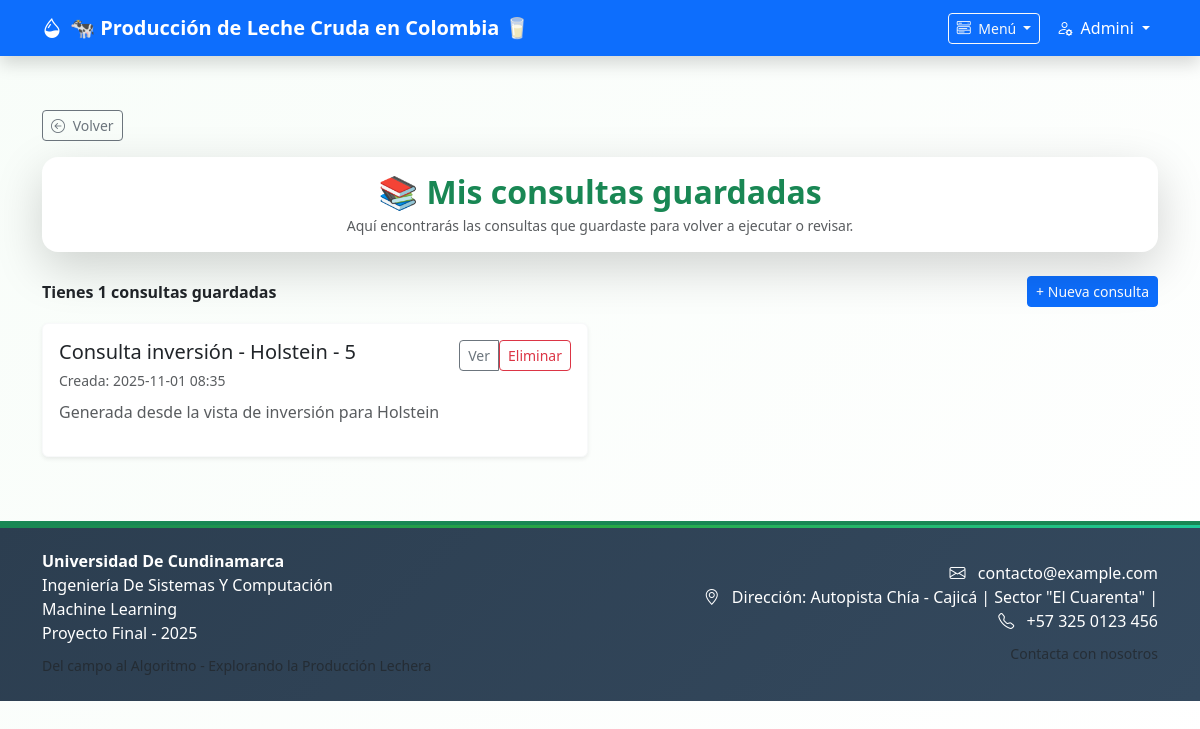
The page /mis-consultas (signed in) on the database its author committed.
### models.py (models this page shows, shortened)
class User(db.Model, UserMixin):
    __tablename__ = 'blog_user'
    """Modelo de usuario.

    Campos principales: id, name, email, password, is_admin.
    Métodos: set_password, check_password, save, y selectores estáticos.
    """
    id = db.Column(db.Integer, primary_key=True)
    name = db.Column(db.String(80), nullable=False)
    email = db.Column(db.String(256), unique=True, nullable=False)
    password = db.Column(db.String(128), nullable=False)
    is_admin = db.Column(db.Boolean, default=False)
    role = db.Column(db.String(20), default='free')
    subscription_expires = db.Column(db.DateTime, nullable=True)
    def set_password(self, password):
        """Hashea y almacena la contraseña provista.

        Nota: utiliza `werkzeug.security.generate_password_hash`.
        """
        self.password = generate_password_hash(password)
    def check_password(self, password):
        """Comprueba que `password` coincida con el hash almacenado.

        Devuelve True si coinciden, False en caso contrario.
        """
        return check_password_hash(self.password, password)
    def save(self):
        """Guarda (insert/commit) el objeto en la base de datos.

        Añade el objeto a la sesión si es nuevo y realiza commit. No
        devuelve valor; si falla lanzará excepción del ORM.
        """
        if not self.id:
            db.session.add(self)
        db.session.commit()

class Consulta(db.Model):
    __tablename__ = 'consultas'
    """Modelo para consultas de inversión guardadas por usuarios.

    `query_text` almacena el JSON de la solicitud y `summary` guarda
    metadatos/estimaciones precalculadas como JSON en texto.
    """
    id = db.Column(db.Integer, primary_key=True)
    user_id = db.Column(db.Integer, db.ForeignKey('blog_user.id'), nullable=False)
    titulo = db.Column(db.String(200), nullable=False)
    descripcion = db.Column(db.Text, nullable=True)
    query_text = db.Column(db.Text, nullable=True)
    summary = db.Column(db.Text, nullable=True)
    created_at = db.Column(db.DateTime, server_default=db.func.now())
    updated_at = db.Column(db.DateTime, server_default=db.func.now(), onupdate=db.func.now())
    user = db.relationship('User', backref=db.backref('consultas', lazy='dynamic'))

### perfil.py (the view)
@perfil_bp.route('/mis-consultas')
@login_required
def mis_consultas():
    user_role = getattr(current_user, 'role', None)
    if not (current_user.email == 'admin@example.com' or getattr(current_user, 'is_admin', False) or user_role in ('pago1', 'pago2')):
        flash('Tu plan no permite acceder a Mis Consultas. Actualiza tu suscripción.', 'danger')
        return redirect(url_for('perfil.perfil'))
    consultas_guardadas = Consulta.query.filter_by(user_id=current_user.id).order_by(Consulta.created_at.desc()).all()
    return render_template('mis_consultas.html', consultas=consultas_guardadas)

### app.py (called while the page is built, shortened)
def format_colombia(value, fmt="%Y-%m-%d %H:%M"):
    if not value:
        return ''
    try:
        tz_target = pytz.timezone('America/Bogota')
        if value.tzinfo is None or value.tzinfo.utcoffset(value) is None:
            value = pytz.UTC.localize(value)
        local = value.astimezone(tz_target)
        return local.strftime(fmt)
    except Exception:
        try:
            return value.strftime(fmt)
        except Exception:
            return str(value)

@login_manager.user_loader
def load_user(user_id):
    return User.query.get(int(user_id))

@app.before_request
def session_timeout_handler():
    try:
        if 'usuario' not in session and not current_user.is_authenticated:
            return None
    except Exception:
        return None
    last = session.get('last_activity')
    now_ts = datetime.utcnow().timestamp()
    if last:
        elapsed = now_ts - float(last)
    session['last_activity'] = now_ts
    try:
        if current_user.is_authenticated:
            expires = getattr(current_user, 'subscription_expires', None)
    except Exception:
        pass

### templates/mis_consultas.html (shortened to what this page needs)
{% extends "base.html" %}
{% block content %}
<div class="card shadow-lg border-0 mb-4 rounded-4">
  <div class="card-body text-center py-3">
    <h2 class="fw-bold text-success mb-1">📚 Mis consultas guardadas</h2>
    <p class="text-muted small mb-0">Aquí encontrarás las consultas que guardaste para volver a ejecutar o revisar.</p>
  </div>
</div>
<div class="d-flex justify-content-between align-items-center mb-3">
  <div>
    <strong>Tienes {{ consultas|length }} consultas guardadas</strong>
  </div>
  <div>
    <a href="{{ url_for('inversion.inversion') }}" class="btn btn-sm btn-primary">+ Nueva consulta</a>
  </div>
</div>
{% if consultas and consultas|length > 0 %}
  <div class="row gy-3">
    {% for c in consultas %}
      <div class="col-md-6">
        <div class="card shadow-sm h-100 border-light">
          <div class="card-body d-flex flex-column">
            <div class="d-flex justify-content-between align-items-start mb-2">
              <div>
                <h5 class="card-title mb-1">{{ c.titulo }}</h5>
                <small class="text-muted">Creada: {{ c.created_at | format_colombia('%Y-%m-%d %H:%M') if c.created_at else '' }}</small>
              </div>
              <div class="btn-group">
                <a href="{{ url_for('perfil.ver_consulta', cid=c.id) }}" class="btn btn-sm btn-outline-secondary">Ver</a>
                <form method="POST" action="{{ url_for('perfil.eliminar_consulta', cid=c.id) }}" style="display:inline;">
                  <button type="submit" class="btn btn-sm btn-outline-danger" onclick="return confirm('¿Eliminar esta consulta?');">Eliminar</button>
                </form>
              </div>
            </div>
            <p class="card-text text-muted mb-3" style="flex:1">{{ c.descripcion or 'Sin descripción' }}</p>
          </div>
        </div>
      </div>
    {% endfor %}
  </div>
{% else %}
  <div class="alert alert-info">No tienes consultas guardadas todavía. Cuando guardes una, aparecerá aquí.</div>
{% endif %}
{% endblock %}

### templates/base.html (shortened to what this page needs)
<!DOCTYPE html>
<html lang="es">
<head>
    <link href="https://cdn.jsdelivr.net/npm/bootstrap@5.3.2/dist/css/bootstrap.min.css" rel="stylesheet">
    <link rel="stylesheet" href="https://cdn.jsdelivr.net/npm/bootstrap-icons/font/bootstrap-icons.css">
    <link rel="stylesheet" href="{{ url_for('static', filename='style.css') }}">
</head>
<body style="padding-top: 70px;">
    <nav class="navbar navbar-expand-lg navbar-dark bg-primary fixed-top shadow">
        <div class="container">
            <a class="navbar-brand navbar-brand-custom" href="{{ url_for('inicio') }}" data-bs-toggle="tooltip" data-bs-title="Página de inicio">
                <i class="bi bi-droplet-half me-2"></i>🐄 <strong>Producción de Leche Cruda en Colombia</strong> 🥛
            </a>
            <div class="collapse navbar-collapse" id="navbarNav">
                <div class="navbar-nav ms-auto d-flex align-items-center">
                    <div class="nav-item dropdown me-2">
                        <a class="btn btn-outline-light btn-sm dropdown-toggle" href="#" role="button" data-bs-toggle="dropdown" aria-expanded="false">
                            <i class="bi bi-menu-button-wide me-1"></i> Menú
                        </a>
                    </div>
                    {% if 'usuario' in session %}
                        <div class="nav-item dropdown">
                            <a class="nav-link dropdown-toggle text-white" href="#" role="button" data-bs-toggle="dropdown" data-bs-title="Menú de usuario">
                                <i class="bi bi-person-gear me-1"></i> {{ session['usuario'] }}
                            </a>
                        </div>
                    {% endif %}
                </div>
            </div>
        </div>
    </nav>
    <main class="container mt-4 py-3">
        {% if request.path != url_for('inicio') %}
            <div class="mb-3">
                <button type="button" id="btn-volver" class="btn btn-outline-secondary btn-sm">
                    <i class="bi bi-arrow-left-circle me-1"></i> Volver
                </button>
            </div>
        {% endif %}
        {% block content %}{% endblock %}
    </main>
    <footer class="bg-dark text-white py-4 mt-5">
        <div class="container">
            <div class="row align-items-center">
                <div class="col-md-6">
                    <ul class="list-unstyled mb-2">
                        <li><strong>Universidad De Cundinamarca</strong></li>
                        <li>Ingeniería De Sistemas Y Computación</li>
                        <li>Machine Learning</li>
                        <li>Proyecto Final - 2025</li>
                    </ul>
                    <small class="text-muted">Del campo al Algoritmo - Explorando la Producción Lechera</small>
                </div>
                <div class="col-md-6 text-md-end">
                    <ul class="list-unstyled mb-2">
                        <li>
                            <i class="bi bi-envelope me-2"></i>
                            <a href="mailto:contacto@example.com" class="text-white text-decoration-none">
                                contacto@example.com
                            </a>
                        </li>
                        <li>
                            <i class="bi bi-geo-alt me-2"></i>
                            Dirección: Autopista Chía - Cajicá | Sector "El Cuarenta" |
                        </li>
                        <li>
                            <i class="bi bi-telephone me-2"></i>
                            <a href="tel:+573250123456" class="text-white text-decoration-none">
                                +57 325 0123 456
                            </a>
                        </li>
                    </ul>
                    <small class="text-muted">Contacta con nosotros</small>
                </div>
            </div>
        </div>
    </footer>
</body>
</html>

### static/style.css (style rules this page uses)
:root { --verde-principal: #10684b; --verde-secundario: #198754; --verde-claro: #e6f4ea; --verde-pastel: #e9f5ee; --sombra-verde: rgba(16, 104, 75, 0.1); --gris-texto: #444444; }
body { font-family: 'Segoe UI', system-ui, -apple-system, sans-serif; background: linear-gradient(135deg, #f8fdf9 0%, #ffffff 100%); min-height: 100vh; }
footer { border-top: 4px solid var(--verde-secundario); background: linear-gradient(135deg, #2c3e50 0%, #34495e 100%); position: relative; }
footer::before { content: ""; position: absolute; top: 0; left: 0; right: 0; height: 3px; background: linear-gradient(90deg, var(--verde-secundario), #28a745, #20c997); }

### rows shown on the page
User: usuario "Admini"
Consulta: titulo "Consulta inversión - Holstein - 5", created_at "2025-11-01 08:35", descripcion "Generada desde la vista de inversión para Holstein"

### other values the page prints
{{ consultas|length }} "1"
